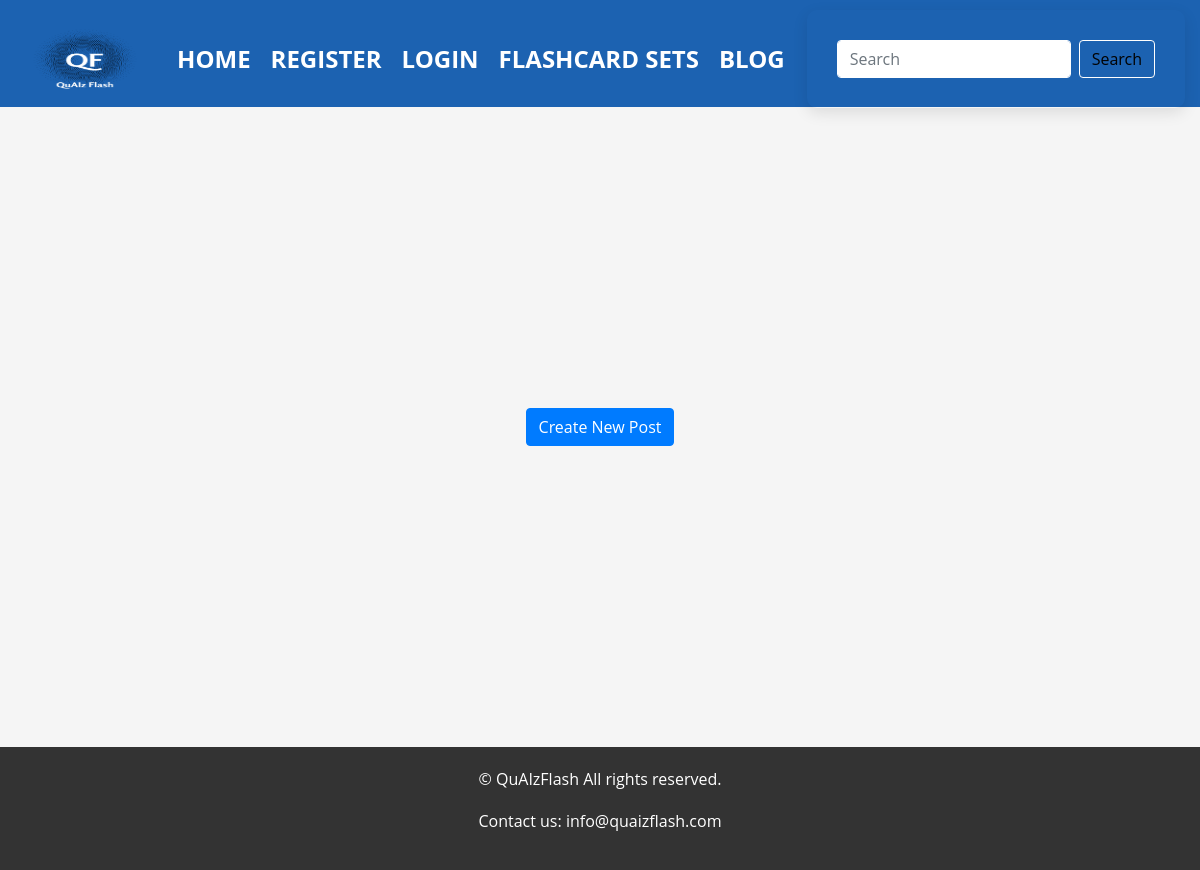
The app's page /blog, older data.
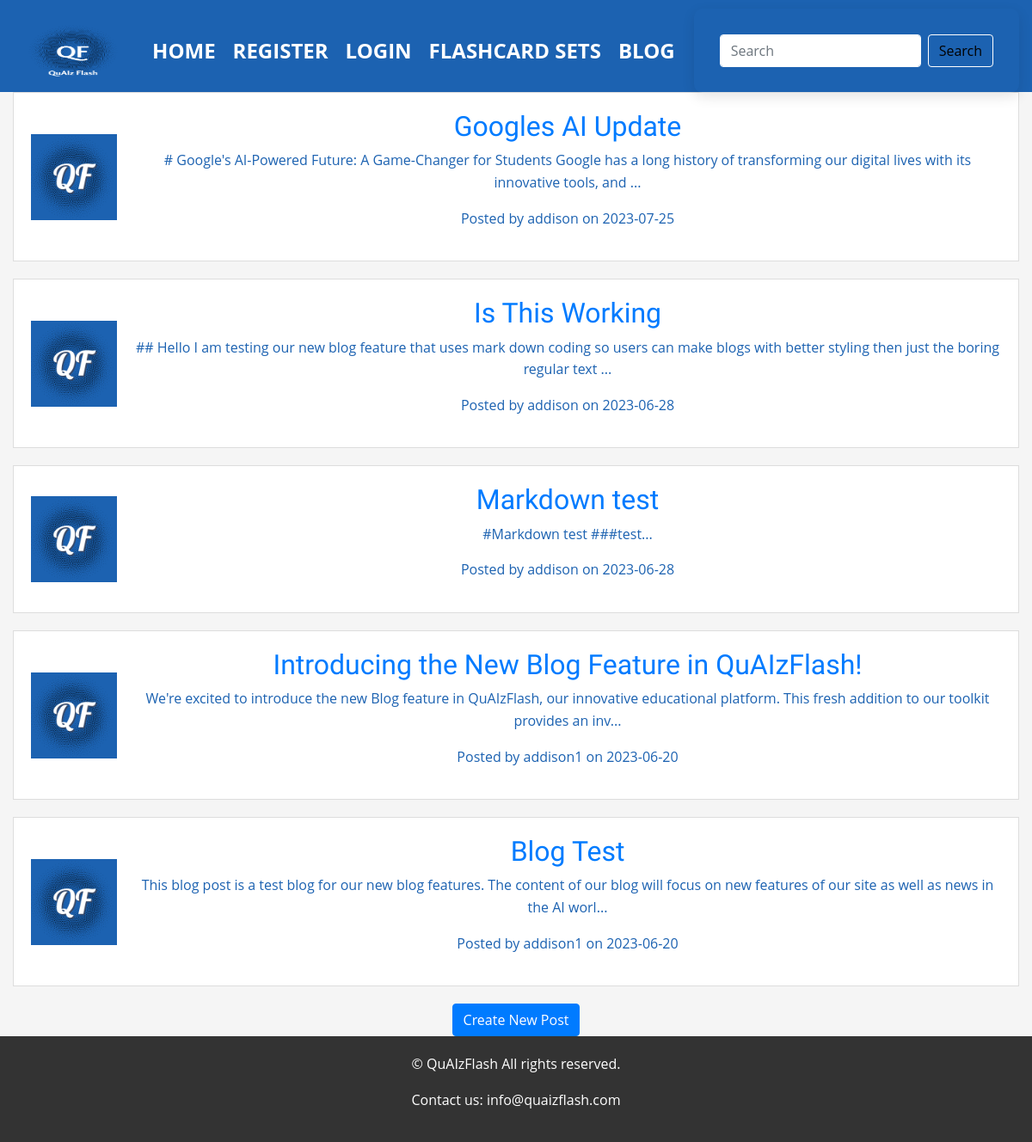
The same page, newer data.
### models.py (models this page shows, shortened)
class BlogPost(db.Model):
    id = db.Column(db.Integer, primary_key=True)
    title = db.Column(db.String(100), nullable=False)
    content = db.Column(db.Text, nullable=False)
    date_posted = db.Column(db.DateTime, nullable=False, default=datetime.utcnow)
    user_id = db.Column(db.Integer, db.ForeignKey('user.id'), nullable=False)
    comments = db.relationship('Comment', backref='post', lazy=True)

class User(db.Model, UserMixin):
    id = db.Column(db.Integer, primary_key=True)
    username = db.Column(db.String(50), nullable=False, unique=True)
    email = db.Column(db.String(50), nullable=False, unique=True)
    password_hash = db.Column(db.String(250), nullable=False)
    flashcards = db.relationship('Flashcard', backref='user', lazy=True)
    flashcard_sets = db.relationship('FlashcardSet', backref='author', lazy=True)
    posts = db.relationship('BlogPost', backref='author', lazy=True)  # Relation to BlogPost
    comments = db.relationship('Comment', backref='author', lazy=True)  # Relation to Comment

### app.py (the view)
@app.route('/blog')
def blog():
    posts = BlogPost.query.order_by(BlogPost.date_posted.desc()).all()
    return render_template('blog.html', posts=posts, search_form=SearchSetsForm())

### forms.py
class SearchSetsForm(FlaskForm):
    search_query = StringField('Search Query', validators=[DataRequired()])
    submit = SubmitField('Search')

### templates/blog.html
{% extends "base.html" %}
{% block content %}
    {% for post in posts %}
        <div style="display: flex; align-items: center; margin-bottom: 20px; border: 1px solid #ddd; padding: 20px; background-color: #fff;">
            <div style="margin-right: 20px;">
                <img src="{{ url_for('static', filename='qflogo.png') }}" alt="Your logo" style="width: 100px;">
            </div>
            <div style="flex: 1;">
                <h2><a href="{{ url_for('post', post_id=post.id) }}">{{ post.title }}</a></h2>
                <p>{{ post.content[:150] }}...</p>
                <p>Posted by {{ post.author.username }} on {{ post.date_posted.strftime('%Y-%m-%d') }}</p>
            </div>
        </div>
    {% endfor %}
    <a href="{{ url_for('create_post') }}" class="btn btn-primary">Create New Post</a>
{% endblock content %}

### templates/base.html (shortened to what this page needs)
<html lang="en">
<head>
   <link rel="stylesheet" type="text/css" href="{{ url_for('static', filename='simplemde.min.css') }}">
   <link rel="stylesheet" href="https://cdn.jsdelivr.net/npm/bootstrap@4.6.0/dist/css/bootstrap.min.css">
   <link rel="stylesheet" href="{{ url_for('static', filename='style.css') }}">
</head>
<body>
   <header class="main-header">
       <div class="container">
           <nav class="nav">
               <a href="{{ url_for('index') }}" class="brand">
                   <img src="{{ url_for('static', filename='quaizflashlogo.png') }}" alt="QuAIzFlash Logo" style="height: 70px; width: 120px;">
               </a>
               <ul class="nav-list">
                {% if session.logged_in %}
                    {% include '_nav_logged_in.html' %}
                {% else %}
                    {% include '_nav_logged_out.html' %}
                {% endif %}
            </ul>
               <form class="form-inline my-2 my-lg-0 search-form-container" method="POST" action="{{ url_for('search_sets') }}">
                   <input class="form-control mr-sm-2 search-input" type="search" placeholder="Search" aria-label="Search" name="search_query" id="search_query" required>
                   <button class="btn btn-outline-success my-2 my-sm-0" type="submit">Search</button>
               </form>
           </nav>
       </div>
   </header>
   <section class="content">
       <div class="container">
           {% block content %}{% endblock %}
       </div>
   </section>
   <footer class="main-footer">
       <div class="container">
           <p>&copy; {{ year }} QuAIzFlash All rights reserved.</p>
           <p>Contact us: <a href="mailto:info@quaizflash.com">info@quaizflash.com</a></p>
       </div>
   </footer>
</body>
</html>

### templates/_nav_logged_out.html
<li><a href="{{ url_for('home') }}">Home</a></li>
<li><a href="{{ url_for('register') }}">Register</a></li>
<li><a href="{{ url_for('login') }}">Login</a></li>
<li><a href="{{ url_for('public_sets') }}">Flashcard Sets</a></li>
<li><a href="{{ url_for('blog') }}">Blog</a></li>

### static/style.css (style rules this page uses)
body { font-family: 'Roboto', sans-serif; line-height: 1.6; color: #1c62b1; margin: 0; padding: 0; background-color: #f5f5f5; }
h1, h2, h3, h4, h5, h6 { font-family: 'Raleway', sans-serif; }
.container { max-width: 1200px; margin: 0 auto; padding: 0 15px; text-align: center; }
.main-header { background-color: #1c62b1; height: 107px; padding-top: 10px; display: flex; justify-content: space-between; align-items: center; }
.main-header a { color: #fff; text-decoration: none; text-transform: uppercase; font-size: 24px; font-weight: bold; margin: 0 10px; }
.main-footer { background-color: #333; color: #fff; text-align: center; padding: 20px 0; }
.main-footer a { color: #fff; text-decoration: none; }
form { background-color: #fff; padding: 30px; border-radius: 10px; box-shadow: 0 5px 15px rgba(0, 0, 0, 0.1); }
.content { display: flex; justify-content: center; align-items: center; min-height: calc(100vh - 160px); }
.nav { display: flex; justify-content: space-between; align-items: center; height: 100%; }
.nav-list { display: flex; list-style-type: none; padding: 0; margin: 0; }
.main-header { position: relative; }
.nav { background-color: #1c62b1; }
.search-form-container { background-color: transparent; }
.search-input { background-color: #fff; border-color: #fff; }
.btn-outline-success { border-color: #fff; color: #020202; }
.nav-list li { display: inline-block; }
body { font-family: 'Open Sans', sans-serif; }

Row changes from the older to the newer data that the page shows:
added BlogPost: title "Googles AI Update", content "# Google's AI-Powered Future: A Game-Changer for Students Google has a long history of transforming our digital lives with its innovative tools, and", author.username "addison", date_posted "2023-07-25"
added BlogPost: title "Is This Working", content "## Hello I am testing our new blog feature that uses mark down coding so users can make blogs with better styling then just the boring regular text", author.username "addison", date_posted "2023-06-28"
added BlogPost: title "Markdown test", content "#Markdown test ###test", author.username "addison", date_posted "2023-06-28"
added BlogPost: title "Introducing the New Blog Feature in QuAIzFlash!", content "We're excited to introduce the new Blog feature in QuAIzFlash, our innovative educational platform. This fresh addition to our toolkit provides an inv", author.username "addison1", date_posted "2023-06-20"
added BlogPost: title "Blog Test", content "This blog post is a test blog for our new blog features. The content of our blog will focus on new features of our site as well as news in the AI worl", author.username "addison1", date_posted "2023-06-20"
